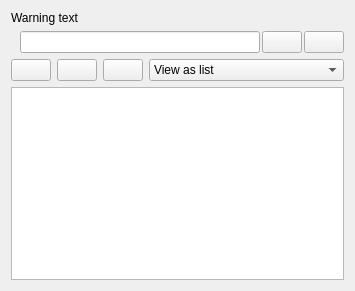
<?xml version="1.0" encoding="UTF-8"?>
<ui version="4.0">
 <class>pool_widget</class>
 <widget class="QWidget" name="pool_widget">
  <property name="geometry">
   <rect>
    <x>0</x>
    <y>0</y>
    <width>355</width>
    <height>291</height>
   </rect>
  </property>
  <property name="acceptDrops">
   <bool>true</bool>
  </property>
  <property name="windowTitle">
   <string>Form</string>
  </property>
  <layout class="QVBoxLayout" name="verticalLayout">
   <item>
    <widget class="QLabel" name="label_size_warning">
     <property name="text">
      <string>&lt;html&gt;&lt;head/&gt;&lt;body&gt;&lt;p&gt;Warning text&lt;/p&gt;&lt;/body&gt;&lt;/html&gt;</string>
     </property>
     <property name="wordWrap">
      <bool>true</bool>
     </property>
    </widget>
   </item>
   <item>
    <widget class="QWidget" name="widget_pool" native="true">
     <property name="sizePolicy">
      <sizepolicy hsizetype="Preferred" vsizetype="Fixed">
       <horstretch>0</horstretch>
       <verstretch>0</verstretch>
      </sizepolicy>
     </property>
     <layout class="QHBoxLayout" name="horizontalLayout_3">
      <property name="spacing">
       <number>2</number>
      </property>
      <property name="margin">
       <number>0</number>
      </property>
      <item>
       <widget class="QLabel" name="label_pool_search">
        <property name="text">
         <string/>
        </property>
        <property name="pixmap">
         <pixmap>:/icons/variable_inspector.png</pixmap>
        </property>
       </widget>
      </item>
      <item>
       <widget class="QLineEdit" name="edit_pool_filter">
        <property name="toolTip">
         <string>Enter a filter</string>
        </property>
       </widget>
      </item>
      <item>
       <widget class="QPushButton" name="button_pool_filter_clear">
        <property name="sizePolicy">
         <sizepolicy hsizetype="Minimum" vsizetype="Fixed">
          <horstretch>0</horstretch>
          <verstretch>0</verstretch>
         </sizepolicy>
        </property>
        <property name="toolTip">
         <string>Clear filter</string>
        </property>
        <property name="text">
         <string/>
        </property>
        <property name="icon">
         <iconset>
          <normaloff>:/icons/clear.png</normaloff>:/icons/clear.png</iconset>
        </property>
        <property name="iconSize">
         <size>
          <width>16</width>
          <height>16</height>
         </size>
        </property>
       </widget>
      </item>
      <item>
       <widget class="QPushButton" name="button_help_pool">
        <property name="toolTip">
         <string>Help</string>
        </property>
        <property name="text">
         <string/>
        </property>
        <property name="icon">
         <iconset>
          <normaloff>:/icons/help.png</normaloff>:/icons/help.png</iconset>
        </property>
        <property name="iconSize">
         <size>
          <width>16</width>
          <height>16</height>
         </size>
        </property>
       </widget>
      </item>
     </layout>
    </widget>
   </item>
   <item>
    <widget class="QWidget" name="widget_2" native="true">
     <layout class="QHBoxLayout" name="horizontalLayout_2">
      <property name="margin">
       <number>0</number>
      </property>
      <item>
       <widget class="QPushButton" name="button_pool_add">
        <property name="sizePolicy">
         <sizepolicy hsizetype="Minimum" vsizetype="Fixed">
          <horstretch>0</horstretch>
          <verstretch>0</verstretch>
         </sizepolicy>
        </property>
        <property name="toolTip">
         <string>Add file</string>
        </property>
        <property name="text">
         <string/>
        </property>
        <property name="icon">
         <iconset>
          <normaloff>:/icons/add.png</normaloff>:/icons/add.png</iconset>
        </property>
        <property name="iconSize">
         <size>
          <width>16</width>
          <height>16</height>
         </size>
        </property>
       </widget>
      </item>
      <item>
       <widget class="QPushButton" name="button_refresh">
        <property name="text">
         <string/>
        </property>
        <property name="icon">
         <iconset>
          <normaloff>:/icons/refresh.png</normaloff>:/icons/refresh.png</iconset>
        </property>
        <property name="iconSize">
         <size>
          <width>16</width>
          <height>16</height>
         </size>
        </property>
       </widget>
      </item>
      <item>
       <widget class="QPushButton" name="button_browse_pool">
        <property name="toolTip">
         <string>Open file pool in file manager</string>
        </property>
        <property name="text">
         <string/>
        </property>
        <property name="icon">
         <iconset>
          <normaloff>:/icons/browse.png</normaloff>:/icons/browse.png</iconset>
        </property>
        <property name="iconSize">
         <size>
          <width>16</width>
          <height>16</height>
         </size>
        </property>
       </widget>
      </item>
      <item>
       <widget class="QComboBox" name="combobox_view">
        <property name="sizePolicy">
         <sizepolicy hsizetype="Expanding" vsizetype="Fixed">
          <horstretch>0</horstretch>
          <verstretch>0</verstretch>
         </sizepolicy>
        </property>
        <item>
         <property name="text">
          <string>View as list</string>
         </property>
         <property name="icon">
          <iconset>
           <normaloff>:/icons/variable_inspector.png</normaloff>:/icons/variable_inspector.png</iconset>
         </property>
        </item>
        <item>
         <property name="text">
          <string>View as icons</string>
         </property>
         <property name="icon">
          <iconset>
           <normaloff>:/icons/variable_inspector.png</normaloff>:/icons/variable_inspector.png</iconset>
         </property>
        </item>
       </widget>
      </item>
     </layout>
    </widget>
   </item>
   <item>
    <widget class="QListWidget" name="list_pool">
     <property name="contextMenuPolicy">
      <enum>Qt::ActionsContextMenu</enum>
     </property>
     <property name="acceptDrops">
      <bool>true</bool>
     </property>
     <property name="alternatingRowColors">
      <bool>true</bool>
     </property>
     <property name="selectionMode">
      <enum>QAbstractItemView::ExtendedSelection</enum>
     </property>
     <property name="viewMode">
      <enum>QListView::ListMode</enum>
     </property>
     <property name="uniformItemSizes">
      <bool>true</bool>
     </property>
     <property name="wordWrap">
      <bool>true</bool>
     </property>
     <property name="selectionRectVisible">
      <bool>true</bool>
     </property>
     <property name="sortingEnabled">
      <bool>true</bool>
     </property>
    </widget>
   </item>
  </layout>
 </widget>
 <resources/>
 <connections>
  <connection>
   <sender>button_pool_filter_clear</sender>
   <signal>clicked()</signal>
   <receiver>edit_pool_filter</receiver>
   <slot>clear()</slot>
   <hints>
    <hint type="sourcelabel">
     <x>315</x>
     <y>25</y>
    </hint>
    <hint type="destinationlabel">
     <x>158</x>
     <y>25</y>
    </hint>
   </hints>
  </connection>
 </connections>
</ui>
